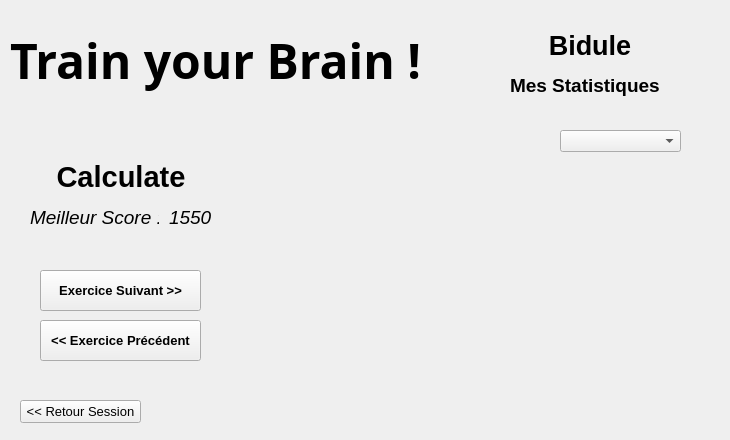
<?xml version="1.0" encoding="UTF-8"?>
<ui version="4.0">
 <class>F_Stats</class>
 <widget class="QWidget" name="F_Stats">
  <property name="geometry">
   <rect>
    <x>0</x>
    <y>0</y>
    <width>730</width>
    <height>440</height>
   </rect>
  </property>
  <property name="sizePolicy">
   <sizepolicy hsizetype="Fixed" vsizetype="Fixed">
    <horstretch>0</horstretch>
    <verstretch>0</verstretch>
   </sizepolicy>
  </property>
  <property name="minimumSize">
   <size>
    <width>730</width>
    <height>440</height>
   </size>
  </property>
  <property name="maximumSize">
   <size>
    <width>730</width>
    <height>440</height>
   </size>
  </property>
  <property name="windowTitle">
   <string>Form</string>
  </property>
  <widget class="QLabel" name="label">
   <property name="geometry">
    <rect>
     <x>10</x>
     <y>-10</y>
     <width>421</width>
     <height>141</height>
    </rect>
   </property>
   <property name="font">
    <font>
     <family>Papyrus</family>
     <pointsize>36</pointsize>
     <weight>75</weight>
     <bold>true</bold>
    </font>
   </property>
   <property name="text">
    <string>Train your Brain !</string>
   </property>
  </widget>
  <widget class="QPushButton" name="Suivant_Bouton">
   <property name="geometry">
    <rect>
     <x>40</x>
     <y>270</y>
     <width>161</width>
     <height>41</height>
    </rect>
   </property>
   <property name="font">
    <font>
     <pointsize>10</pointsize>
     <weight>75</weight>
     <bold>true</bold>
    </font>
   </property>
   <property name="cursor">
    <cursorShape>PointingHandCursor</cursorShape>
   </property>
   <property name="text">
    <string>Exercice Suivant &gt;&gt;</string>
   </property>
  </widget>
  <widget class="QPushButton" name="Precedent_Bouton">
   <property name="geometry">
    <rect>
     <x>40</x>
     <y>320</y>
     <width>161</width>
     <height>41</height>
    </rect>
   </property>
   <property name="font">
    <font>
     <pointsize>10</pointsize>
     <weight>75</weight>
     <bold>true</bold>
    </font>
   </property>
   <property name="cursor">
    <cursorShape>PointingHandCursor</cursorShape>
   </property>
   <property name="text">
    <string>&lt;&lt; Exercice Précédent</string>
   </property>
  </widget>
  <widget class="QWidget" name="layoutWidget">
   <property name="geometry">
    <rect>
     <x>510</x>
     <y>30</y>
     <width>160</width>
     <height>69</height>
    </rect>
   </property>
   <layout class="QVBoxLayout" name="verticalLayout">
    <property name="spacing">
     <number>10</number>
    </property>
    <item>
     <widget class="QLabel" name="Nom_Session">
      <property name="font">
       <font>
        <pointsize>20</pointsize>
        <weight>75</weight>
        <bold>true</bold>
       </font>
      </property>
      <property name="text">
       <string>Bidule</string>
      </property>
      <property name="alignment">
       <set>Qt::AlignCenter</set>
      </property>
     </widget>
    </item>
    <item>
     <widget class="QLabel" name="label_2">
      <property name="font">
       <font>
        <pointsize>14</pointsize>
        <weight>75</weight>
        <bold>true</bold>
       </font>
      </property>
      <property name="text">
       <string>Mes Statistiques</string>
      </property>
     </widget>
    </item>
   </layout>
  </widget>
  <widget class="QWidget" name="layoutWidget">
   <property name="geometry">
    <rect>
     <x>20</x>
     <y>150</y>
     <width>202</width>
     <height>90</height>
    </rect>
   </property>
   <layout class="QVBoxLayout" name="verticalLayout_2">
    <property name="spacing">
     <number>10</number>
    </property>
    <property name="margin">
     <number>10</number>
    </property>
    <item>
     <widget class="QLabel" name="Nom_Jeu">
      <property name="font">
       <font>
        <pointsize>22</pointsize>
        <weight>75</weight>
        <bold>true</bold>
       </font>
      </property>
      <property name="text">
       <string>Calculate</string>
      </property>
      <property name="alignment">
       <set>Qt::AlignCenter</set>
      </property>
     </widget>
    </item>
    <item>
     <layout class="QHBoxLayout" name="horizontalLayout">
      <item>
       <widget class="QLabel" name="label_4">
        <property name="font">
         <font>
          <pointsize>14</pointsize>
          <italic>true</italic>
         </font>
        </property>
        <property name="text">
         <string>Meilleur Score :</string>
        </property>
       </widget>
      </item>
      <item>
       <widget class="QLabel" name="Meilleur_Score">
        <property name="font">
         <font>
          <pointsize>14</pointsize>
          <italic>true</italic>
         </font>
        </property>
        <property name="text">
         <string>1550</string>
        </property>
       </widget>
      </item>
     </layout>
    </item>
   </layout>
  </widget>
  <widget class="QPushButton" name="Bouton_Retour_Session2">
   <property name="geometry">
    <rect>
     <x>20</x>
     <y>400</y>
     <width>121</width>
     <height>23</height>
    </rect>
   </property>
   <property name="font">
    <font>
     <pointsize>10</pointsize>
    </font>
   </property>
   <property name="cursor">
    <cursorShape>PointingHandCursor</cursorShape>
   </property>
   <property name="text">
    <string>&lt;&lt; Retour Session</string>
   </property>
  </widget>
  <widget class="QComboBox" name="Choix_Mois">
   <property name="geometry">
    <rect>
     <x>560</x>
     <y>130</y>
     <width>121</width>
     <height>22</height>
    </rect>
   </property>
  </widget>
  <widget class="QWidget" name="zone_graphe" native="true">
   <property name="geometry">
    <rect>
     <x>250</x>
     <y>160</y>
     <width>451</width>
     <height>261</height>
    </rect>
   </property>
  </widget>
 </widget>
 <resources/>
 <connections/>
</ui>
